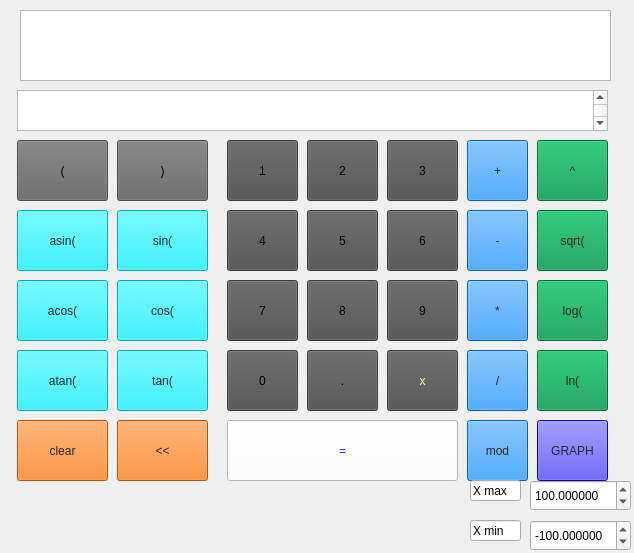
<?xml version="1.0" encoding="UTF-8"?>
<ui version="4.0">
 <class>MainWindow</class>
 <widget class="QMainWindow" name="MainWindow">
  <property name="geometry">
   <rect>
    <x>0</x>
    <y>0</y>
    <width>634</width>
    <height>553</height>
   </rect>
  </property>
  <property name="windowTitle">
   <string>MainWindow</string>
  </property>
  <property name="animated">
   <bool>true</bool>
  </property>
  <property name="tabShape">
   <enum>QTabWidget::Rounded</enum>
  </property>
  <property name="unifiedTitleAndToolBarOnMac">
   <bool>false</bool>
  </property>
  <widget class="QWidget" name="centralwidget">
   <widget class="QPushButton" name="pushButton_7">
    <property name="geometry">
     <rect>
      <x>227</x>
      <y>280</y>
      <width>71</width>
      <height>61</height>
     </rect>
    </property>
    <property name="cursor">
     <cursorShape>PointingHandCursor</cursorShape>
    </property>
    <property name="focusPolicy">
     <enum>Qt::TabFocus</enum>
    </property>
    <property name="autoFillBackground">
     <bool>false</bool>
    </property>
    <property name="styleSheet">
     <string notr="true">font: 900 30pt &quot;Helvetica&quot;;
background-color: rgb(81, 80, 81);</string>
    </property>
    <property name="text">
     <string>7</string>
    </property>
    <property name="iconSize">
     <size>
      <width>16</width>
      <height>16</height>
     </size>
    </property>
    <property name="checkable">
     <bool>false</bool>
    </property>
   </widget>
   <widget class="QPushButton" name="pushButton_0">
    <property name="geometry">
     <rect>
      <x>227</x>
      <y>350</y>
      <width>71</width>
      <height>61</height>
     </rect>
    </property>
    <property name="cursor">
     <cursorShape>PointingHandCursor</cursorShape>
    </property>
    <property name="focusPolicy">
     <enum>Qt::TabFocus</enum>
    </property>
    <property name="autoFillBackground">
     <bool>false</bool>
    </property>
    <property name="styleSheet">
     <string notr="true">font: 900 30pt &quot;Helvetica&quot;;
background-color: rgb(81, 80, 81);</string>
    </property>
    <property name="text">
     <string>0</string>
    </property>
    <property name="iconSize">
     <size>
      <width>16</width>
      <height>16</height>
     </size>
    </property>
    <property name="checkable">
     <bool>false</bool>
    </property>
   </widget>
   <widget class="QPushButton" name="pushButton_6">
    <property name="geometry">
     <rect>
      <x>387</x>
      <y>210</y>
      <width>71</width>
      <height>61</height>
     </rect>
    </property>
    <property name="cursor">
     <cursorShape>PointingHandCursor</cursorShape>
    </property>
    <property name="focusPolicy">
     <enum>Qt::TabFocus</enum>
    </property>
    <property name="autoFillBackground">
     <bool>false</bool>
    </property>
    <property name="styleSheet">
     <string notr="true">font: 900 30pt &quot;Helvetica&quot;;
background-color: rgb(81, 80, 81);</string>
    </property>
    <property name="text">
     <string>6</string>
    </property>
    <property name="iconSize">
     <size>
      <width>16</width>
      <height>16</height>
     </size>
    </property>
    <property name="checkable">
     <bool>false</bool>
    </property>
   </widget>
   <widget class="QPushButton" name="pushButton_8">
    <property name="geometry">
     <rect>
      <x>307</x>
      <y>280</y>
      <width>71</width>
      <height>61</height>
     </rect>
    </property>
    <property name="cursor">
     <cursorShape>PointingHandCursor</cursorShape>
    </property>
    <property name="focusPolicy">
     <enum>Qt::TabFocus</enum>
    </property>
    <property name="autoFillBackground">
     <bool>false</bool>
    </property>
    <property name="styleSheet">
     <string notr="true">font: 900 30pt &quot;Helvetica&quot;;
background-color: rgb(81, 80, 81);</string>
    </property>
    <property name="text">
     <string>8</string>
    </property>
    <property name="iconSize">
     <size>
      <width>16</width>
      <height>16</height>
     </size>
    </property>
    <property name="checkable">
     <bool>false</bool>
    </property>
   </widget>
   <widget class="QPushButton" name="pushButton_9">
    <property name="geometry">
     <rect>
      <x>387</x>
      <y>280</y>
      <width>71</width>
      <height>61</height>
     </rect>
    </property>
    <property name="cursor">
     <cursorShape>PointingHandCursor</cursorShape>
    </property>
    <property name="focusPolicy">
     <enum>Qt::TabFocus</enum>
    </property>
    <property name="autoFillBackground">
     <bool>false</bool>
    </property>
    <property name="styleSheet">
     <string notr="true">font: 900 30pt &quot;Helvetica&quot;;
background-color: rgb(81, 80, 81);</string>
    </property>
    <property name="text">
     <string>9</string>
    </property>
    <property name="iconSize">
     <size>
      <width>16</width>
      <height>16</height>
     </size>
    </property>
    <property name="checkable">
     <bool>false</bool>
    </property>
   </widget>
   <widget class="QPushButton" name="pushButton_5">
    <property name="geometry">
     <rect>
      <x>307</x>
      <y>210</y>
      <width>71</width>
      <height>61</height>
     </rect>
    </property>
    <property name="cursor">
     <cursorShape>PointingHandCursor</cursorShape>
    </property>
    <property name="focusPolicy">
     <enum>Qt::TabFocus</enum>
    </property>
    <property name="autoFillBackground">
     <bool>false</bool>
    </property>
    <property name="styleSheet">
     <string notr="true">font: 900 30pt &quot;Helvetica&quot;;
background-color: rgb(81, 80, 81);</string>
    </property>
    <property name="text">
     <string>5</string>
    </property>
    <property name="iconSize">
     <size>
      <width>16</width>
      <height>16</height>
     </size>
    </property>
    <property name="checkable">
     <bool>false</bool>
    </property>
   </widget>
   <widget class="QPushButton" name="pushButton_4">
    <property name="geometry">
     <rect>
      <x>227</x>
      <y>210</y>
      <width>71</width>
      <height>61</height>
     </rect>
    </property>
    <property name="cursor">
     <cursorShape>PointingHandCursor</cursorShape>
    </property>
    <property name="focusPolicy">
     <enum>Qt::TabFocus</enum>
    </property>
    <property name="autoFillBackground">
     <bool>false</bool>
    </property>
    <property name="styleSheet">
     <string notr="true">font: 900 30pt &quot;Helvetica&quot;;
background-color: rgb(81, 80, 81);</string>
    </property>
    <property name="text">
     <string>4</string>
    </property>
    <property name="iconSize">
     <size>
      <width>16</width>
      <height>16</height>
     </size>
    </property>
    <property name="checkable">
     <bool>false</bool>
    </property>
   </widget>
   <widget class="QPushButton" name="pushButton_1">
    <property name="geometry">
     <rect>
      <x>227</x>
      <y>140</y>
      <width>71</width>
      <height>61</height>
     </rect>
    </property>
    <property name="cursor">
     <cursorShape>PointingHandCursor</cursorShape>
    </property>
    <property name="focusPolicy">
     <enum>Qt::TabFocus</enum>
    </property>
    <property name="autoFillBackground">
     <bool>false</bool>
    </property>
    <property name="styleSheet">
     <string notr="true">font: 900 30pt &quot;Helvetica&quot;;
background-color: rgb(81, 80, 81);</string>
    </property>
    <property name="text">
     <string>1</string>
    </property>
    <property name="iconSize">
     <size>
      <width>16</width>
      <height>16</height>
     </size>
    </property>
    <property name="checkable">
     <bool>false</bool>
    </property>
   </widget>
   <widget class="QPushButton" name="pushButton_3">
    <property name="geometry">
     <rect>
      <x>387</x>
      <y>140</y>
      <width>71</width>
      <height>61</height>
     </rect>
    </property>
    <property name="cursor">
     <cursorShape>PointingHandCursor</cursorShape>
    </property>
    <property name="focusPolicy">
     <enum>Qt::TabFocus</enum>
    </property>
    <property name="autoFillBackground">
     <bool>false</bool>
    </property>
    <property name="styleSheet">
     <string notr="true">font: 900 30pt &quot;Helvetica&quot;;
background-color: rgb(81, 80, 81);</string>
    </property>
    <property name="text">
     <string>3</string>
    </property>
    <property name="iconSize">
     <size>
      <width>16</width>
      <height>16</height>
     </size>
    </property>
    <property name="checkable">
     <bool>false</bool>
    </property>
   </widget>
   <widget class="QPushButton" name="pushButton_2">
    <property name="geometry">
     <rect>
      <x>307</x>
      <y>140</y>
      <width>71</width>
      <height>61</height>
     </rect>
    </property>
    <property name="cursor">
     <cursorShape>PointingHandCursor</cursorShape>
    </property>
    <property name="focusPolicy">
     <enum>Qt::NoFocus</enum>
    </property>
    <property name="autoFillBackground">
     <bool>false</bool>
    </property>
    <property name="styleSheet">
     <string notr="true">font: 900 30pt &quot;Helvetica&quot;;
background-color: rgb(81, 80, 81);</string>
    </property>
    <property name="text">
     <string>2</string>
    </property>
    <property name="iconSize">
     <size>
      <width>16</width>
      <height>16</height>
     </size>
    </property>
    <property name="checkable">
     <bool>false</bool>
    </property>
   </widget>
   <widget class="QPushButton" name="pushButton_dot">
    <property name="geometry">
     <rect>
      <x>307</x>
      <y>350</y>
      <width>71</width>
      <height>61</height>
     </rect>
    </property>
    <property name="cursor">
     <cursorShape>PointingHandCursor</cursorShape>
    </property>
    <property name="focusPolicy">
     <enum>Qt::TabFocus</enum>
    </property>
    <property name="autoFillBackground">
     <bool>false</bool>
    </property>
    <property name="styleSheet">
     <string notr="true">font: 900 30pt &quot;Helvetica&quot;;
background-color: rgb(81, 80, 81);</string>
    </property>
    <property name="text">
     <string>.</string>
    </property>
    <property name="iconSize">
     <size>
      <width>16</width>
      <height>16</height>
     </size>
    </property>
    <property name="checkable">
     <bool>false</bool>
    </property>
   </widget>
   <widget class="QPushButton" name="pushButton_equalTo">
    <property name="geometry">
     <rect>
      <x>227</x>
      <y>420</y>
      <width>231</width>
      <height>61</height>
     </rect>
    </property>
    <property name="palette">
     <palette>
      <active>
       <colorrole role="WindowText">
        <brush brushstyle="SolidPattern">
         <color alpha="255">
          <red>31</red>
          <green>37</green>
          <blue>255</blue>
         </color>
        </brush>
       </colorrole>
       <colorrole role="Button">
        <brush brushstyle="SolidPattern">
         <color alpha="255">
          <red>255</red>
          <green>254</green>
          <blue>254</blue>
         </color>
        </brush>
       </colorrole>
       <colorrole role="Text">
        <brush brushstyle="SolidPattern">
         <color alpha="255">
          <red>31</red>
          <green>37</green>
          <blue>255</blue>
         </color>
        </brush>
       </colorrole>
       <colorrole role="ButtonText">
        <brush brushstyle="SolidPattern">
         <color alpha="255">
          <red>31</red>
          <green>37</green>
          <blue>255</blue>
         </color>
        </brush>
       </colorrole>
       <colorrole role="Base">
        <brush brushstyle="SolidPattern">
         <color alpha="255">
          <red>255</red>
          <green>254</green>
          <blue>254</blue>
         </color>
        </brush>
       </colorrole>
       <colorrole role="Window">
        <brush brushstyle="SolidPattern">
         <color alpha="255">
          <red>255</red>
          <green>254</green>
          <blue>254</blue>
         </color>
        </brush>
       </colorrole>
       <colorrole role="PlaceholderText">
        <brush brushstyle="SolidPattern">
         <color alpha="255">
          <red>31</red>
          <green>37</green>
          <blue>255</blue>
         </color>
        </brush>
       </colorrole>
      </active>
      <inactive>
       <colorrole role="WindowText">
        <brush brushstyle="SolidPattern">
         <color alpha="255">
          <red>31</red>
          <green>37</green>
          <blue>255</blue>
         </color>
        </brush>
       </colorrole>
       <colorrole role="Button">
        <brush brushstyle="SolidPattern">
         <color alpha="255">
          <red>255</red>
          <green>254</green>
          <blue>254</blue>
         </color>
        </brush>
       </colorrole>
       <colorrole role="Text">
        <brush brushstyle="SolidPattern">
         <color alpha="255">
          <red>31</red>
          <green>37</green>
          <blue>255</blue>
         </color>
        </brush>
       </colorrole>
       <colorrole role="ButtonText">
        <brush brushstyle="SolidPattern">
         <color alpha="255">
          <red>31</red>
          <green>37</green>
          <blue>255</blue>
         </color>
        </brush>
       </colorrole>
       <colorrole role="Base">
        <brush brushstyle="SolidPattern">
         <color alpha="255">
          <red>255</red>
          <green>254</green>
          <blue>254</blue>
         </color>
        </brush>
       </colorrole>
       <colorrole role="Window">
        <brush brushstyle="SolidPattern">
         <color alpha="255">
          <red>255</red>
          <green>254</green>
          <blue>254</blue>
         </color>
        </brush>
       </colorrole>
       <colorrole role="PlaceholderText">
        <brush brushstyle="SolidPattern">
         <color alpha="255">
          <red>31</red>
          <green>37</green>
          <blue>255</blue>
         </color>
        </brush>
       </colorrole>
      </inactive>
      <disabled>
       <colorrole role="WindowText">
        <brush brushstyle="SolidPattern">
         <color alpha="255">
          <red>31</red>
          <green>37</green>
          <blue>255</blue>
         </color>
        </brush>
       </colorrole>
       <colorrole role="Button">
        <brush brushstyle="SolidPattern">
         <color alpha="255">
          <red>255</red>
          <green>254</green>
          <blue>254</blue>
         </color>
        </brush>
       </colorrole>
       <colorrole role="Text">
        <brush brushstyle="SolidPattern">
         <color alpha="255">
          <red>31</red>
          <green>37</green>
          <blue>255</blue>
         </color>
        </brush>
       </colorrole>
       <colorrole role="ButtonText">
        <brush brushstyle="SolidPattern">
         <color alpha="255">
          <red>31</red>
          <green>37</green>
          <blue>255</blue>
         </color>
        </brush>
       </colorrole>
       <colorrole role="Base">
        <brush brushstyle="SolidPattern">
         <color alpha="255">
          <red>255</red>
          <green>254</green>
          <blue>254</blue>
         </color>
        </brush>
       </colorrole>
       <colorrole role="Window">
        <brush brushstyle="SolidPattern">
         <color alpha="255">
          <red>255</red>
          <green>254</green>
          <blue>254</blue>
         </color>
        </brush>
       </colorrole>
       <colorrole role="PlaceholderText">
        <brush brushstyle="SolidPattern">
         <color alpha="255">
          <red>31</red>
          <green>37</green>
          <blue>255</blue>
         </color>
        </brush>
       </colorrole>
      </disabled>
     </palette>
    </property>
    <property name="cursor">
     <cursorShape>PointingHandCursor</cursorShape>
    </property>
    <property name="mouseTracking">
     <bool>false</bool>
    </property>
    <property name="focusPolicy">
     <enum>Qt::TabFocus</enum>
    </property>
    <property name="autoFillBackground">
     <bool>false</bool>
    </property>
    <property name="styleSheet">
     <string notr="true">font: 900 35pt &quot;Helvetica&quot;;
background-color: rgb(255, 254, 254);
color: rgb(31, 37, 255);</string>
    </property>
    <property name="text">
     <string>=</string>
    </property>
    <property name="iconSize">
     <size>
      <width>16</width>
      <height>16</height>
     </size>
    </property>
    <property name="checkable">
     <bool>false</bool>
    </property>
   </widget>
   <widget class="QPushButton" name="pushButton_sin">
    <property name="geometry">
     <rect>
      <x>117</x>
      <y>210</y>
      <width>91</width>
      <height>61</height>
     </rect>
    </property>
    <property name="styleSheet">
     <string notr="true">font: italic 20pt &quot;Helvetica&quot;;
background-color: rgb(0, 239, 255);
color: rgb(39, 38, 39);
</string>
    </property>
    <property name="text">
     <string>sin(</string>
    </property>
   </widget>
   <widget class="QPushButton" name="pushButton_cos">
    <property name="geometry">
     <rect>
      <x>117</x>
      <y>280</y>
      <width>91</width>
      <height>61</height>
     </rect>
    </property>
    <property name="styleSheet">
     <string notr="true">font: italic 20pt &quot;Helvetica&quot;;
background-color: rgb(0, 239, 255);
color: rgb(39, 38, 39);
</string>
    </property>
    <property name="text">
     <string>cos(</string>
    </property>
   </widget>
   <widget class="QPushButton" name="pushButton_tan">
    <property name="geometry">
     <rect>
      <x>117</x>
      <y>350</y>
      <width>91</width>
      <height>61</height>
     </rect>
    </property>
    <property name="styleSheet">
     <string notr="true">font: italic 20pt &quot;Helvetica&quot;;
background-color: rgb(0, 239, 255);
color: rgb(39, 38, 39);
</string>
    </property>
    <property name="text">
     <string>tan(</string>
    </property>
   </widget>
   <widget class="QPushButton" name="pushButton_asin">
    <property name="geometry">
     <rect>
      <x>17</x>
      <y>210</y>
      <width>91</width>
      <height>61</height>
     </rect>
    </property>
    <property name="styleSheet">
     <string notr="true">font: italic 20pt &quot;Helvetica&quot;;
background-color: rgb(0, 239, 255);
color: rgb(39, 38, 39);
</string>
    </property>
    <property name="text">
     <string>asin(</string>
    </property>
   </widget>
   <widget class="QPushButton" name="pushButton_acos">
    <property name="geometry">
     <rect>
      <x>17</x>
      <y>280</y>
      <width>91</width>
      <height>61</height>
     </rect>
    </property>
    <property name="styleSheet">
     <string notr="true">font: italic 20pt &quot;Helvetica&quot;;
background-color: rgb(0, 239, 255);
color: rgb(39, 38, 39);
</string>
    </property>
    <property name="text">
     <string>acos(</string>
    </property>
   </widget>
   <widget class="QPushButton" name="pushButton_atan">
    <property name="geometry">
     <rect>
      <x>17</x>
      <y>350</y>
      <width>91</width>
      <height>61</height>
     </rect>
    </property>
    <property name="styleSheet">
     <string notr="true">font: italic 20pt &quot;Helvetica&quot;;
background-color: rgb(0, 239, 255);
color: rgb(39, 38, 39);
</string>
    </property>
    <property name="text">
     <string>atan(</string>
    </property>
   </widget>
   <widget class="QPushButton" name="pushButton_plus">
    <property name="geometry">
     <rect>
      <x>467</x>
      <y>140</y>
      <width>61</width>
      <height>61</height>
     </rect>
    </property>
    <property name="styleSheet">
     <string notr="true">font: 700 25pt &quot;Helvetica&quot;;
background-color: rgb(0, 136, 255);
color: rgb(39, 38, 39);
</string>
    </property>
    <property name="text">
     <string>+</string>
    </property>
   </widget>
   <widget class="QPushButton" name="pushButton_div">
    <property name="geometry">
     <rect>
      <x>467</x>
      <y>350</y>
      <width>61</width>
      <height>61</height>
     </rect>
    </property>
    <property name="styleSheet">
     <string notr="true">font: 700 25pt &quot;Helvetica&quot;;
background-color: rgb(0, 136, 255);
color: rgb(39, 38, 39);
</string>
    </property>
    <property name="text">
     <string>/</string>
    </property>
   </widget>
   <widget class="QPushButton" name="pushButton_minus">
    <property name="geometry">
     <rect>
      <x>467</x>
      <y>210</y>
      <width>61</width>
      <height>61</height>
     </rect>
    </property>
    <property name="styleSheet">
     <string notr="true">font: 700 25pt &quot;Helvetica&quot;;
background-color: rgb(0, 136, 255);
color: rgb(39, 38, 39);
</string>
    </property>
    <property name="text">
     <string>-</string>
    </property>
   </widget>
   <widget class="QPushButton" name="pushButton_mult">
    <property name="geometry">
     <rect>
      <x>467</x>
      <y>280</y>
      <width>61</width>
      <height>61</height>
     </rect>
    </property>
    <property name="styleSheet">
     <string notr="true">font: 700 25pt &quot;Helvetica&quot;;
background-color: rgb(0, 136, 255);
color: rgb(39, 38, 39);
</string>
    </property>
    <property name="text">
     <string>*</string>
    </property>
   </widget>
   <widget class="QPushButton" name="pushButton_mod">
    <property name="geometry">
     <rect>
      <x>467</x>
      <y>420</y>
      <width>61</width>
      <height>61</height>
     </rect>
    </property>
    <property name="styleSheet">
     <string notr="true">font: 700 25pt &quot;Helvetica&quot;;
background-color: rgb(0, 136, 255);
color: rgb(39, 38, 39);
</string>
    </property>
    <property name="text">
     <string>mod</string>
    </property>
   </widget>
   <widget class="QPushButton" name="pushButton_delChar">
    <property name="enabled">
     <bool>true</bool>
    </property>
    <property name="geometry">
     <rect>
      <x>117</x>
      <y>420</y>
      <width>91</width>
      <height>61</height>
     </rect>
    </property>
    <property name="cursor">
     <cursorShape>PointingHandCursor</cursorShape>
    </property>
    <property name="focusPolicy">
     <enum>Qt::TabFocus</enum>
    </property>
    <property name="autoFillBackground">
     <bool>false</bool>
    </property>
    <property name="styleSheet">
     <string notr="true">font: 700 25pt &quot;Helvetica&quot;;
background-color: rgb(255, 116, 0);
color: rgb(39, 38, 39);</string>
    </property>
    <property name="text">
     <string>&lt;&lt;</string>
    </property>
    <property name="iconSize">
     <size>
      <width>10</width>
      <height>10</height>
     </size>
    </property>
    <property name="checkable">
     <bool>false</bool>
    </property>
   </widget>
   <widget class="QPushButton" name="pushButton_clear">
    <property name="enabled">
     <bool>true</bool>
    </property>
    <property name="geometry">
     <rect>
      <x>17</x>
      <y>420</y>
      <width>91</width>
      <height>61</height>
     </rect>
    </property>
    <property name="cursor">
     <cursorShape>PointingHandCursor</cursorShape>
    </property>
    <property name="focusPolicy">
     <enum>Qt::TabFocus</enum>
    </property>
    <property name="autoFillBackground">
     <bool>false</bool>
    </property>
    <property name="styleSheet">
     <string notr="true">font: 700 25pt &quot;Helvetica&quot;;
background-color: rgb(255, 116, 0);
color: rgb(39, 38, 39);</string>
    </property>
    <property name="text">
     <string>clear</string>
    </property>
    <property name="iconSize">
     <size>
      <width>10</width>
      <height>10</height>
     </size>
    </property>
    <property name="checkable">
     <bool>false</bool>
    </property>
   </widget>
   <widget class="QPushButton" name="pushButton_pow">
    <property name="geometry">
     <rect>
      <x>537</x>
      <y>140</y>
      <width>71</width>
      <height>61</height>
     </rect>
    </property>
    <property name="styleSheet">
     <string notr="true">font: 800 25pt &quot;Helvetica&quot;;
background-color: rgb(0, 150, 74);
color: rgb(39, 38, 39);
</string>
    </property>
    <property name="text">
     <string>^</string>
    </property>
   </widget>
   <widget class="QPushButton" name="pushButton_sqrt">
    <property name="geometry">
     <rect>
      <x>537</x>
      <y>210</y>
      <width>71</width>
      <height>61</height>
     </rect>
    </property>
    <property name="styleSheet">
     <string notr="true">font: 800 25pt &quot;Helvetica&quot;;
background-color: rgb(0, 150, 74);
color: rgb(39, 38, 39);
</string>
    </property>
    <property name="text">
     <string>sqrt(</string>
    </property>
   </widget>
   <widget class="QPushButton" name="pushButton_log">
    <property name="geometry">
     <rect>
      <x>537</x>
      <y>280</y>
      <width>71</width>
      <height>61</height>
     </rect>
    </property>
    <property name="styleSheet">
     <string notr="true">font: 800 25pt &quot;Helvetica&quot;;
background-color: rgb(0, 150, 74);
color: rgb(39, 38, 39);
</string>
    </property>
    <property name="text">
     <string>log(</string>
    </property>
   </widget>
   <widget class="QPushButton" name="pushButton_ln">
    <property name="geometry">
     <rect>
      <x>537</x>
      <y>350</y>
      <width>71</width>
      <height>61</height>
     </rect>
    </property>
    <property name="styleSheet">
     <string notr="true">font: 800 25pt &quot;Helvetica&quot;;
background-color: rgb(0, 150, 74);
color: rgb(39, 38, 39);
</string>
    </property>
    <property name="text">
     <string>ln(</string>
    </property>
   </widget>
   <widget class="QPushButton" name="pushButton_x">
    <property name="geometry">
     <rect>
      <x>387</x>
      <y>350</y>
      <width>71</width>
      <height>61</height>
     </rect>
    </property>
    <property name="cursor">
     <cursorShape>PointingHandCursor</cursorShape>
    </property>
    <property name="focusPolicy">
     <enum>Qt::TabFocus</enum>
    </property>
    <property name="autoFillBackground">
     <bool>false</bool>
    </property>
    <property name="styleSheet">
     <string notr="true">font: 900 30pt &quot;Helvetica&quot;;
color: rgb(255, 255, 166);
background-color: rgb(81, 80, 81);</string>
    </property>
    <property name="text">
     <string>x</string>
    </property>
    <property name="iconSize">
     <size>
      <width>16</width>
      <height>16</height>
     </size>
    </property>
    <property name="checkable">
     <bool>false</bool>
    </property>
   </widget>
   <widget class="QPushButton" name="pushButton_graph">
    <property name="geometry">
     <rect>
      <x>537</x>
      <y>420</y>
      <width>71</width>
      <height>61</height>
     </rect>
    </property>
    <property name="styleSheet">
     <string notr="true">font: 700 15pt &quot;Helvetica&quot;;
background-color: rgb(15, 6, 255);
color: rgb(39, 38, 39);
</string>
    </property>
    <property name="text">
     <string>GRAPH</string>
    </property>
   </widget>
   <widget class="QPushButton" name="pushButton_brace_open">
    <property name="geometry">
     <rect>
      <x>17</x>
      <y>140</y>
      <width>91</width>
      <height>61</height>
     </rect>
    </property>
    <property name="cursor">
     <cursorShape>PointingHandCursor</cursorShape>
    </property>
    <property name="focusPolicy">
     <enum>Qt::TabFocus</enum>
    </property>
    <property name="autoFillBackground">
     <bool>false</bool>
    </property>
    <property name="styleSheet">
     <string notr="true">font: 900 30pt &quot;Helvetica&quot;;
background-color: rgb(104, 103, 104);</string>
    </property>
    <property name="text">
     <string>(</string>
    </property>
    <property name="iconSize">
     <size>
      <width>16</width>
      <height>16</height>
     </size>
    </property>
    <property name="checkable">
     <bool>false</bool>
    </property>
   </widget>
   <widget class="QPushButton" name="pushButton_brace_close">
    <property name="geometry">
     <rect>
      <x>117</x>
      <y>140</y>
      <width>91</width>
      <height>61</height>
     </rect>
    </property>
    <property name="cursor">
     <cursorShape>PointingHandCursor</cursorShape>
    </property>
    <property name="focusPolicy">
     <enum>Qt::TabFocus</enum>
    </property>
    <property name="autoFillBackground">
     <bool>false</bool>
    </property>
    <property name="styleSheet">
     <string notr="true">font: 900 30pt &quot;Helvetica&quot;;
background-color: rgb(104, 103, 104);
</string>
    </property>
    <property name="text">
     <string>)</string>
    </property>
    <property name="iconSize">
     <size>
      <width>16</width>
      <height>16</height>
     </size>
    </property>
    <property name="checkable">
     <bool>false</bool>
    </property>
   </widget>
   <widget class="QTextBrowser" name="textBrowser_output">
    <property name="geometry">
     <rect>
      <x>17</x>
      <y>90</y>
      <width>591</width>
      <height>41</height>
     </rect>
    </property>
    <property name="styleSheet">
     <string notr="true">font: 24pt &quot;.AppleSystemUIFont&quot;;</string>
    </property>
    <property name="html">
     <string>&lt;!DOCTYPE HTML PUBLIC &quot;-//W3C//DTD HTML 4.0//EN&quot; &quot;http://www.w3.org/TR/REC-html40/strict.dtd&quot;&gt;
&lt;html&gt;&lt;head&gt;&lt;meta name=&quot;qrichtext&quot; content=&quot;1&quot; /&gt;&lt;meta charset=&quot;utf-8&quot; /&gt;&lt;style type=&quot;text/css&quot;&gt;
p, li { white-space: pre-wrap; }
&lt;/style&gt;&lt;/head&gt;&lt;body style=&quot; font-family:'.AppleSystemUIFont'; font-size:24pt; font-weight:400; font-style:normal;&quot;&gt;
&lt;p style=&quot;-qt-paragraph-type:empty; margin-top:0px; margin-bottom:0px; margin-left:0px; margin-right:0px; -qt-block-indent:0; text-indent:0px;&quot;&gt;&lt;br /&gt;&lt;/p&gt;&lt;/body&gt;&lt;/html&gt;</string>
    </property>
   </widget>
   <widget class="QTextEdit" name="textEdit_input">
    <property name="geometry">
     <rect>
      <x>20</x>
      <y>10</y>
      <width>591</width>
      <height>71</height>
     </rect>
    </property>
    <property name="autoFillBackground">
     <bool>false</bool>
    </property>
    <property name="styleSheet">
     <string notr="true">color: rgb(56, 255, 57);
font: 24pt &quot;Times&quot;;</string>
    </property>
    <property name="html">
     <string>&lt;!DOCTYPE HTML PUBLIC &quot;-//W3C//DTD HTML 4.0//EN&quot; &quot;http://www.w3.org/TR/REC-html40/strict.dtd&quot;&gt;
&lt;html&gt;&lt;head&gt;&lt;meta name=&quot;qrichtext&quot; content=&quot;1&quot; /&gt;&lt;meta charset=&quot;utf-8&quot; /&gt;&lt;style type=&quot;text/css&quot;&gt;
p, li { white-space: pre-wrap; }
&lt;/style&gt;&lt;/head&gt;&lt;body style=&quot; font-family:'Times'; font-size:24pt; font-weight:400; font-style:normal;&quot;&gt;
&lt;p style=&quot;-qt-paragraph-type:empty; margin-top:0px; margin-bottom:0px; margin-left:0px; margin-right:0px; -qt-block-indent:0; text-indent:0px;&quot;&gt;&lt;br /&gt;&lt;/p&gt;&lt;/body&gt;&lt;/html&gt;</string>
    </property>
   </widget>
   <widget class="QDoubleSpinBox" name="doubleSpinBox_x_min">
    <property name="geometry">
     <rect>
      <x>530</x>
      <y>520</y>
      <width>101</width>
      <height>31</height>
     </rect>
    </property>
    <property name="decimals">
     <number>6</number>
    </property>
    <property name="minimum">
     <double>-1000000.000000000000000</double>
    </property>
    <property name="maximum">
     <double>1000000.000000000000000</double>
    </property>
    <property name="value">
     <double>-100.000000000000000</double>
    </property>
   </widget>
   <widget class="QDoubleSpinBox" name="doubleSpinBox_x_max">
    <property name="geometry">
     <rect>
      <x>530</x>
      <y>480</y>
      <width>101</width>
      <height>31</height>
     </rect>
    </property>
    <property name="decimals">
     <number>6</number>
    </property>
    <property name="minimum">
     <double>-1000000.000000000000000</double>
    </property>
    <property name="maximum">
     <double>1000000.000000000000000</double>
    </property>
    <property name="value">
     <double>100.000000000000000</double>
    </property>
   </widget>
   <widget class="QLineEdit" name="lineEdit">
    <property name="enabled">
     <bool>true</bool>
    </property>
    <property name="geometry">
     <rect>
      <x>470</x>
      <y>480</y>
      <width>51</width>
      <height>21</height>
     </rect>
    </property>
    <property name="mouseTracking">
     <bool>false</bool>
    </property>
    <property name="text">
     <string>X max</string>
    </property>
   </widget>
   <widget class="QLineEdit" name="lineEdit_2">
    <property name="enabled">
     <bool>true</bool>
    </property>
    <property name="geometry">
     <rect>
      <x>470</x>
      <y>520</y>
      <width>51</width>
      <height>21</height>
     </rect>
    </property>
    <property name="mouseTracking">
     <bool>false</bool>
    </property>
    <property name="text">
     <string>X min</string>
    </property>
   </widget>
  </widget>
 </widget>
 <resources/>
 <connections/>
</ui>
